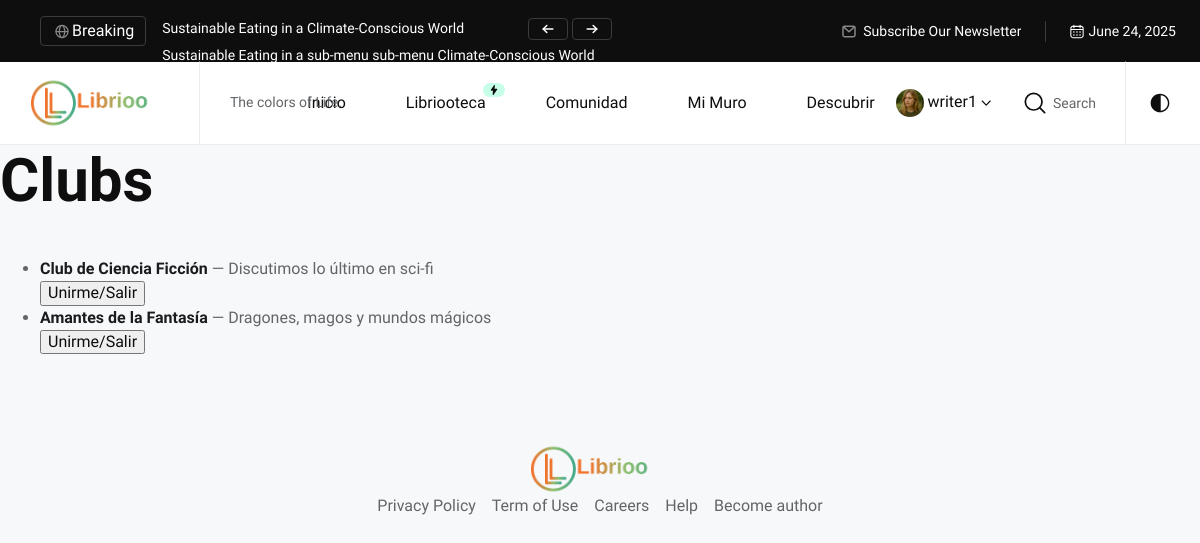
The app's page /community/clubs/ (signed in) with its own data.
### apps/accounts/models.py (models this page shows)
class User(AbstractUser):
    is_writer = models.BooleanField(default=True)
    avatar = models.ImageField(upload_to='avatars/', blank=True, null=True)
    bio = models.TextField(blank=True)
    favorite_genres = models.JSONField(default=list, blank=True)  # simple list of strings

### apps/community/models.py (models this page shows)
class Club(models.Model):
    name = models.CharField(max_length=140)
    description = models.TextField(blank=True)
    is_premium = models.BooleanField(default=False)

### apps/community/views.py (the view)
# urls.py: path('clubs/', views.ClubsView.as_view(), name='clubs'),
class ClubsView(ListView):
    model = Club
    template_name = 'community/clubs.html'

### apps/community/templates/community/clubs.html
{% extends 'base.html' %}
{% block content %}
<h1>Clubs</h1>
<ul>
  {% for c in object_list %}
    <li>
      <strong>{{ c.name }}</strong> — {{ c.description }}
      <form method="post" action="{% url 'community:club_toggle' c.id %}">{% csrf_token %}<button>Unirme/Salir</button></form>
    </li>
  {% empty %}
    <li>No hay clubs aún.</li>
  {% endfor %}
</ul>
{% endblock %}

### apps/library/templates/base.html (shortened to what this page needs)
{% load static %}
<!doctype html>
<html lang="es" data-bs-theme="light">
  <head>
  <link rel="stylesheet" href="{% static 'magzin/assets/css/vendors/bootstrap-grid.min.css' %}">
  <link rel="stylesheet" href="{% static 'magzin/assets/css/main.css' %}">
  <link rel="stylesheet" href="{% static 'assets/css/main.css' %}">
  </head>
  <body>
        <header>
        <div class="topbar d-none d-lg-block">
            <div class="overflow-hidden">
                <div class="d-flex justify-content-between align-items-center">
                    <div class="left">
                        <ul class="list-unstyled d-inline-flex gap-3">
                            <li>
                                <a href="#" class="btn btn-sm fs-7 border-700">
                                    <span class="text-white dark-mode-invert">Breaking</span>
                                </a>
                            </li>
                            <li class="mw-350px">
                                <div class="swiper swiper-topbar">
                                    <div class="swiper-wrapper">
                                        <div class="swiper-slide">
                                            <a href="#" class="text-white fs-7 text-nowrap dark-mode-invert">Sustainable Eating in a Climate-Conscious World</a>
                                        </div>
                                        <div class="swiper-slide">
                                            <a href="#" class="text-white fs-7 text-nowrap dark-mode-invert">Sustainable Eating in a sub-menu sub-menu Climate-Conscious World</a>
                                        </div>
                                    </div>
                                </div>
                            </li>
                            <li class="switch-btn">
                                <button type="button" class="btn btn-sm fs-7 switch-btn-prev border-700">
                                </button>
                                <button type="button" class="btn btn-sm fs-7 switch-btn-next border-700">
                                </button>
                            </li>
                        </ul>
                    </div>
                    <div class="right">
                        <ul class="list-unstyled d-flex ps-0">
                            <li>
                                <span class="d-flex align-items-center gap-1">
                                    <a href="#" class="link-effect-1 text-white fs-7 text-nowrap dark-mode-invert"><span class="">Subscribe Our Newsletter</span></a>
                                </span>
                            </li>
                            <li class="ps-4"></li>
                            <li class="pe-4"></li>
                            <li>
                                <div class="d-flex align-items-center gap-1">
                                    <span class="text-white fs-7 text-nowrap dark-mode-invert">June 24, 2025</span>
                                </div>
                            </li>
                            <li class="pe-4"></li>
                        </ul>
                    </div>
                </div>
            </div>
        </div>
        <nav class="navbar navbar-expand-lg style-1">
            <div class="d-flex align-items-center">
                <a class="navbar-brand fw-bold fs-3" href="/">
                    <img class="dark-mode-invert" src="{% static 'magzin/assets/imgs/template/logo/Librioo_logo.png' %}"  width="140" alt="Logo">
                </a>
                <span class="text-muted fs-7 d-none d-lg-block">The colors of Life.</span>
            </div>
            <div class="navbar-collapse d-none d-lg-block" id="navbarNav">
                <ul class="navbar-nav">
                    <li class="nav-item">
                        <a class="nav-link link-effect-1 " href="/"><span>Inicio</span></a>
                    </li>
                    <li class="nav-item position-relative">
                        <span class="badge-new">
                        </span>
                        <a class="nav-link link-effect-1 " href="/library/"><span>Libriooteca</span></a>
                    </li>
                    <li class="nav-item">
                        <a class="nav-link link-effect-1 " href="/community/feed/"><span>Comunidad</span></a>
                    </li>
                    <li class="nav-item">
                        <a class="nav-link link-effect-1 " href="/notifications/"><span>Mi Muro</span></a>
                    </li>
                      <li class="nav-item">
                        <a class="nav-link link-effect-1 " href="/library/discover/"><span>Descubrir</span></a>
                    </li>
                </ul>
            </div>
            <div class="d-flex align-items-center gap-4">
                          <div class="d-none d-lg-block" id="navbarNav">
                        <ul class="navbar-nav">
                        {% if user.is_authenticated %}
                        <li class="nav-item dropdown user-dropdown">
                          <a class="nav-link dropdown-toggle" href="#" data-bs-toggle="dropdown" aria-expanded="false">
                            {% if user.avatar %}
                              <img src="{{ user.avatar.url }}" class="avatar-xs" alt="avatar">
                            {% else %}
                              <span class="avatar-circle">{{ user.username|first|upper }}</span>
                            {% endif %}
                            <span>{{ user.username }}</span>
                          </a>
                        </li>
                        {% endif %}
                        </ul>
                    </div>
                <div data-bs-toggle="modal" data-bs-target="#popupSearch" class="search-btn fs-7 d-none d-md-flex link-effect-2">
                    <span class="text">
                        <span class="text1">Search</span>
                    </span>
                </div>
                <div class="group-btn-right d-flex align-items-center">
                    <div class="dark-light-switcher">
                    </div>
                </div>
            </div>
        </nav>
    </header>
    <main>
      {% block content %}{% endblock %}
    </main>
    <footer>
        <div class="section-footer sec-padding overflow-hidden">
            <div class="container">
                <div class="row">
                    <div class="col-12 text-center">
                        <img class="dark-mode-invert" src="{% static 'magzin/assets/imgs/template/logo/Librioo_logo.png' %}"  width="140" alt="Logo">
                        <div class="d-flex flex-wrap justify-content-center align-items-center gap-lg-5 gap-md-4">
                            <a href="#" class="text-600 hover-dark d-block px-2 button-effect-1">Privacy Policy</a>
                            <a href="#" class="text-600 hover-dark d-block px-2 button-effect-1">Term of Use</a>
                            <a href="#" class="text-600 hover-dark d-block px-2 button-effect-1">Careers</a>
                            <a href="#" class="text-600 hover-dark d-block px-2 button-effect-1">Help</a>
                            <a href="#" class="text-600 hover-dark d-block px-2 button-effect-1">Become author</a>
                        </div>
                    </div>
                </div>
            </div>
        </div>
    </footer>
  </body>
</html>

### apps/library/templates/base.html (style rules this page uses)
.avatar-xs { width:28px;height:28px;border-radius:50%;object-fit:cover;vertical-align:middle }
:root { --cover-w:140px; }

### records on screen
User: avatar (picture), username "writer1"
Club: name "Club de Ciencia Ficción", description "Discutimos lo último en sci-fi"
Club: name "Amantes de la Fantasía", description "Dragones, magos y mundos mágicos"
